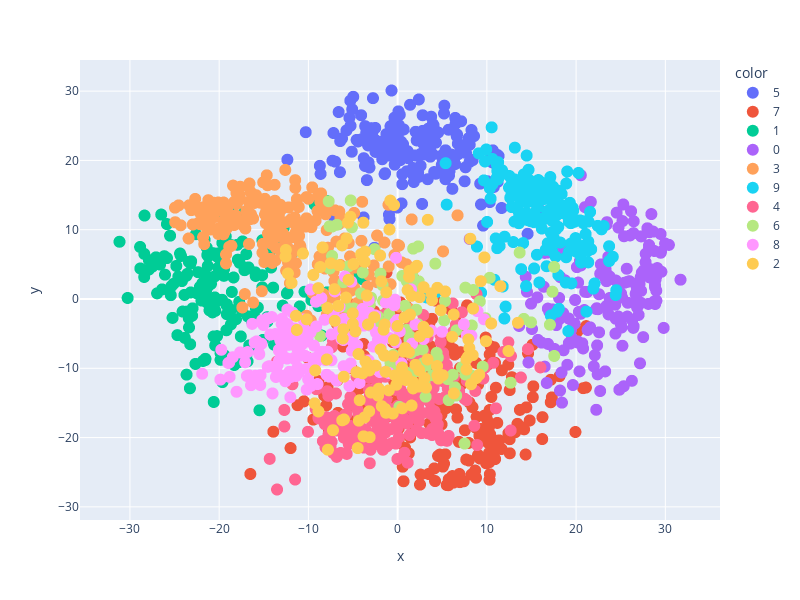

This figure's notebook cell:
### Markdown cell above
### PCA

### Code cell
from sklearn.decomposition import PCA
import numpy as np

pca = PCA(n_components=2)
X_new = pca.fit_transform(X)

x = []
y = []
for row in X_new:
    x.append(row[0])
    y.append(row[1])

fig = px.scatter(x=x, y=y, color=cluster_assignments,
                width=800, height=600)

fig.update_traces(marker=dict(size=12),
#                               line=dict(width=2,
#                                         color='DarkSlateGrey')),
                  selector=dict(mode='markers'))

fig.show()

### Figure 1 — Plotly figure (JSON) as saved in the notebook; plotly's stock layout.template omitted (floating-point values rounded to 4 significant figures; data arrays with more than 128 entries replaced by an {"elided": "..."} marker saying what was removed)
{"data": [{"hovertemplate": "color=5<br>x=%{x}<br>y=%{y}<extra></extra>", "legendgroup": "5", "marker": {"color": "#636efa", "size": 12, "symbol": "circle"}, "mode": "markers", "name": "5", "showlegend": true, "type": "scattergl", "x": {"elided": "179 float values"}, "xaxis": "x", "y": {"elided": "179 float values"}, "yaxis": "y"}, {"hovertemplate": "color=7<br>x=%{x}<br>y=%{y}<extra></extra>", "legendgroup": "7", "marker": {"color": "#EF553B", "size": 12, "symbol": "circle"}, "mode": "markers", "name": "7", "showlegend": true, "type": "scattergl", "x": {"elided": "224 float values"}, "xaxis": "x", "y": {"elided": "224 float values"}, "yaxis": "y"}, {"hovertemplate": "color=1<br>x=%{x}<br>y=%{y}<extra></extra>", "legendgroup": "1", "marker": {"color": "#00cc96", "size": 12, "symbol": "circle"}, "mode": "markers", "name": "1", "showlegend": true, "type": "scattergl", "x": {"elided": "176 float values"}, "xaxis": "x", "y": {"elided": "176 float values"}, "yaxis": "y"}, {"hovertemplate": "color=0<br>x=%{x}<br>y=%{y}<extra></extra>", "legendgroup": "0", "marker": {"color": "#ab63fa", "size": 12, "symbol": "circle"}, "mode": "markers", "name": "0", "showlegend": true, "type": "scattergl", "x": {"elided": "166 float values"}, "xaxis": "x", "y": {"elided": "166 float values"}, "yaxis": "y"}, {"hovertemplate": "color=3<br>x=%{x}<br>y=%{y}<extra></extra>", "legendgroup": "3", "marker": {"color": "#FFA15A", "size": 12, "symbol": "circle"}, "mode": "markers", "name": "3", "showlegend": true, "type": "scattergl", "x": {"elided": "250 float values"}, "xaxis": "x", "y": {"elided": "250 float values"}, "yaxis": "y"}, {"hovertemplate": "color=9<br>x=%{x}<br>y=%{y}<extra></extra>", "legendgroup": "9", "marker": {"color": "#19d3f3", "size": 12, "symbol": "circle"}, "mode": "markers", "name": "9", "showlegend": true, "type": "scattergl", "x": {"elided": "182 float values"}, "xaxis": "x", "y": {"elided": "182 float values"}, "yaxis": "y"}, {"hovertemplate": "color=4<br>x=%{x}<br>y=%{y}<extra></extra>", "legendgroup": "4", "marker": {"color": "#FF6692", "size": 12, "symbol": "circle"}, "mode": "markers", "name": "4", "showlegend": true, "type": "scattergl", "x": {"elided": "206 float values"}, "xaxis": "x", "y": {"elided": "206 float values"}, "yaxis": "y"}, {"hovertemplate": "color=6<br>x=%{x}<br>y=%{y}<extra></extra>", "legendgroup": "6", "marker": {"color": "#B6E880", "size": 12, "symbol": "circle"}, "mode": "markers", "name": "6", "showlegend": true, "type": "scattergl", "x": [3.009, 0.02587, 17.54, 2.825, 1.644, 3.254, 7.914, 2.99, 6.565, 0.1917, 7.499, 3.135, -0.792, -3.907, 2.802, -2.231, -2.314, -1.923, 2.068, 7.208, 1.44, 1.076, -1.631, 7.582, 3.917, 9.53, 17.55, 5.593, 0.8101, 2.295, -6.063, 2.507, 4.5, -1.305, 1.51, -0.4744, 6.425, 12.66, 17.35, -0.3426, 1.409, 1.317, 2.272, 14.94, 2.099, 2.368, 7.594, 17.06, 1.74, 10.32, 0.9895, 8.476, 5.304, 5.219, 1.042, 9.84, 9.206, 1.616, 8.343, 8.313, -1.595, -1.718, 13.68, 5.723, 6.18, -1.685, -2.593, 1.976, 4.365, -4.904, -5.53, -3.119, -5.126, -6.802, 4.223, -7.622, -7.339, -7.725, -8.574, -2.983, -7.345, -5.259, -7.612, 6.593, 0.5191, -8.687, -5.764, -4.111, -0.938, 14.14], "xaxis": "x", "y": [-11.99, -10.34, 4.628, -9.287, -10.74, -9.593, -10.86, -9.241, -13.93, -15.57, -20.86, -14.1, -9.228, 3.829, -7.266, -2.516, -3.412, 3.649, -7.393, -9.865, -5.462, -10.68, -0.2375, -10.89, -11.01, -9.763, -8.221, -11.56, -0.9831, 7.588, 2.427, -10.46, -8.465, -3.423, -7.787, -8.075, -12.74, -12.08, 1.056, -10.61, -11.22, -5.846, -3.637, -3.369, -1.551, 2.543, 1.637, -3.711, 7.267, 3.059, -4.46, 1.288, -0.3018, -3.091, 2.557, -2.773, -0.3494, 3.613, -11.09, -3.83, -5.491, -3.536, 6.694, -14.6, -10.94, 1.993, 7.194, 1.709, -7.779, -1.385, 4.689, -0.8298, 10.35, 10.71, 5.102, 10.5, 10.46, 14.1, -0.2603, 0.1792, 6.206, 14.22, 4.409, -4.521, 3.324, -5.336, -1.132, 0.8015, -2.165, -2.875], "yaxis": "y"}, {"hovertemplate": "color=8<br>x=%{x}<br>y=%{y}<extra></extra>", "legendgroup": "8", "marker": {"color": "#FF97FF", "size": 12, "symbol": "circle"}, "mode": "markers", "name": "8", "showlegend": true, "type": "scattergl", "x": {"elided": "175 float values"}, "xaxis": "x", "y": {"elided": "175 float values"}, "yaxis": "y"}, {"hovertemplate": "color=2<br>x=%{x}<br>y=%{y}<extra></extra>", "legendgroup": "2", "marker": {"color": "#FECB52", "size": 12, "symbol": "circle"}, "mode": "markers", "name": "2", "showlegend": true, "type": "scattergl", "x": {"elided": "149 float values"}, "xaxis": "x", "y": {"elided": "149 float values"}, "yaxis": "y"}], "layout": {"height": 600, "legend": {"title": {"text": "color"}, "tracegroupgap": 0}, "margin": {"t": 60}, "width": 800, "xaxis": {"anchor": "y", "domain": [0, 1], "title": {"text": "x"}}, "yaxis": {"anchor": "x", "domain": [0, 1], "title": {"text": "y"}}}}
